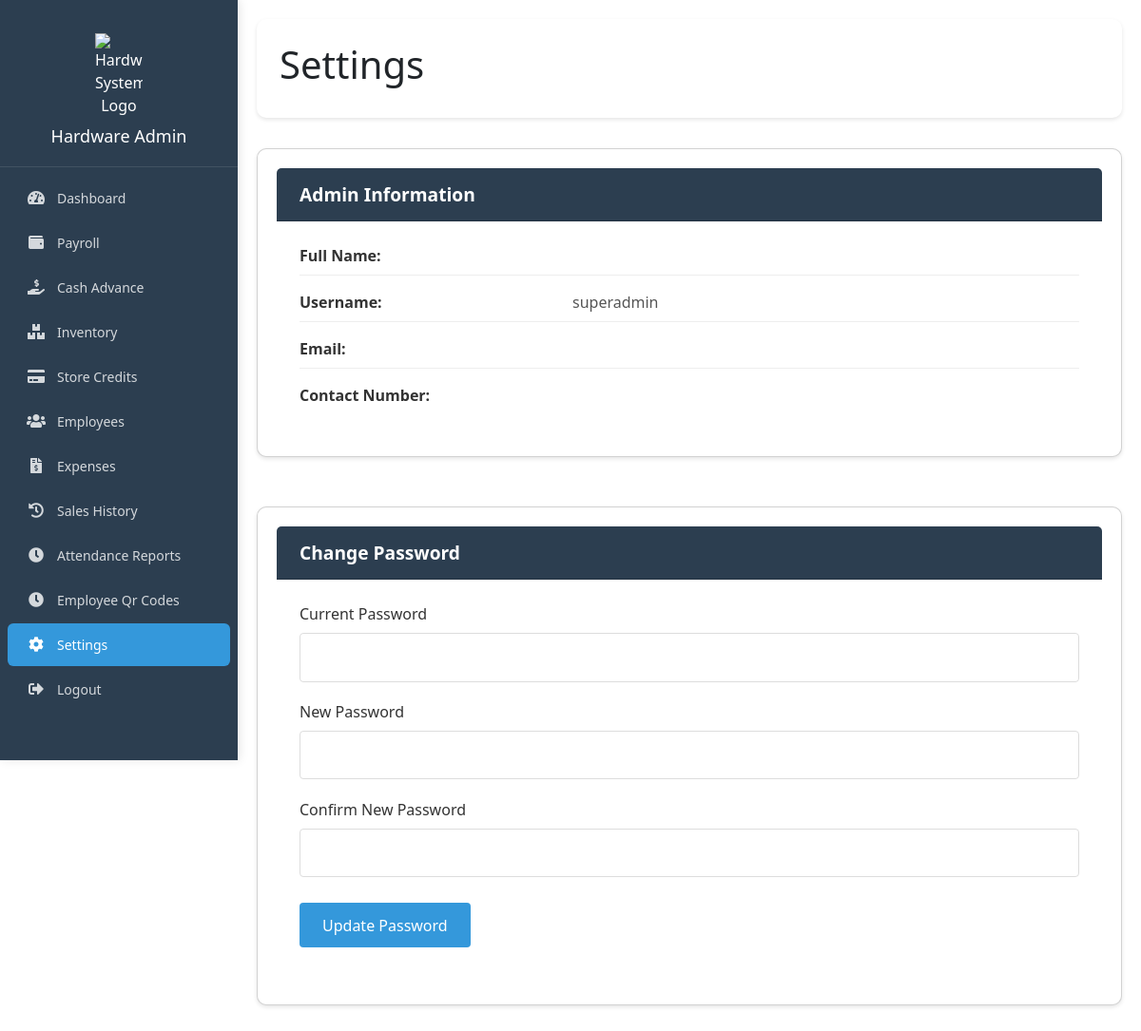
Page /admin/pages/settings.php (signed in) on the earlier database version.
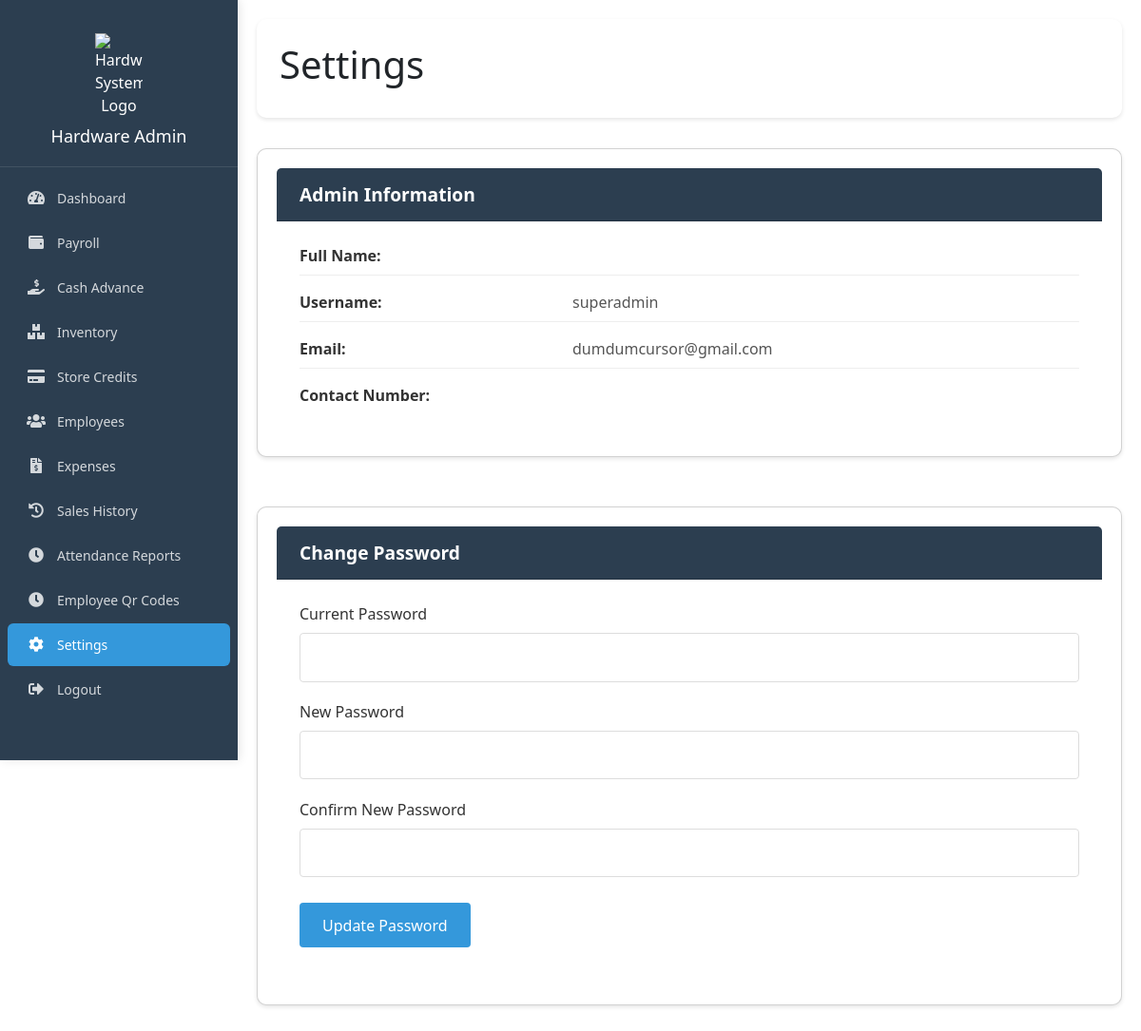
Same page on the later database version.
### tables this page shows
CREATE TABLE IF NOT EXISTS `users` (
  `id` int NOT NULL AUTO_INCREMENT,
  `employee_id` int DEFAULT NULL,
  `username` varchar(20) NOT NULL,
  `fullname` text,
  `email` varchar(50) NOT NULL,
  `contact_no` text,
  `password` varchar(50) NOT NULL,
  `usertype` enum('1','2','3','4') NOT NULL COMMENT 'superadmin=1, admin=2, cashier=3,\r\nstaff = 4',
  `OTP` varchar(6) DEFAULT NULL,
  PRIMARY KEY (`id`),
  KEY `employee_id` (`employee_id`)
);

### admin/pages/settings.php (the view, shortened to what this page needs)
<?php include '../includes/head.php'; ?>
<link rel="stylesheet" href="../css/settings.css">
<body>
    <?php include '../includes/sidebar.php'; ?>
    <div class="main-content">
        <div class="page-header">
            <h1>Settings</h1>
        </div>
        <div class="settings-container">
            <div class="card admin-info">
                <div class="card-header">
                    <h2>Admin Information</h2>
                </div>
                <div class="card-body">
                    <?php
                    require_once '../../database/config.php';
                    $user_id = $_SESSION['user_id'];
                    $query = "SELECT u.* FROM users u WHERE u.id = ?";
                    $stmt = $conn->prepare($query);
                    $stmt->bind_param("i", $user_id);
                    $stmt->execute();
                    $result = $stmt->get_result();
                    if ($result->num_rows > 0) {
                        $admin = $result->fetch_assoc();
                    ?>
                        <div class="info-row">
                            <div class="info-label">Full Name:</div>
                            <div class="info-value"><?php echo htmlspecialchars($admin['fullname']); ?></div>
                        </div>
                        <div class="info-row">
                            <div class="info-label">Username:</div>
                            <div class="info-value"><?php echo htmlspecialchars($admin['username']); ?></div>
                        </div>
                        <div class="info-row">
                            <div class="info-label">Email:</div>
                            <div class="info-value"><?php echo htmlspecialchars($admin['email']); ?></div>
                        </div>
                        <div class="info-row">
                            <div class="info-label">Contact Number:</div>
                            <div class="info-value"><?php echo htmlspecialchars($admin['contact_no']); ?></div>
                        </div>
                    <?php
                    } else {
                        echo '<div class="alert alert-warning">Admin information not found.</div>';
                    }
                    ?>
                </div>
            </div>
            <div class="card password-change">
                <div class="card-header">
                    <h2>Change Password</h2>
                </div>
                <div class="card-body">
                    <form id="change-password-form">
                        <div class="form-group">
                            <label for="current_password">Current Password</label>
                            <input type="password" class="form-control" id="current_password" name="current_password" required>
                        </div>
                        <div class="form-group">
                            <label for="new_password">New Password</label>
                            <input type="password" class="form-control" id="new_password" name="new_password" required>
                        </div>
                        <div class="form-group">
                            <label for="confirm_password">Confirm New Password</label>
                            <input type="password" class="form-control" id="confirm_password" name="confirm_password" required>
                        </div>
                        <button type="submit" class="btn btn-primary">Update Password</button>
                    </form>
                </div>
            </div>
        </div>
    </div>
</body>

### admin/includes/head.php (shortened to what this page needs)
<head>
    <link rel="stylesheet" href="../css/style.css">
    <link rel="stylesheet" href="../css/sidebar.css">
    <link rel="stylesheet" href="https://cdn.jsdelivr.net/npm/bootstrap@5.3.0/dist/css/bootstrap.min.css">
    <link rel="stylesheet" href="https://cdn.datatables.net/1.11.5/css/dataTables.bootstrap5.min.css">
    <link rel="stylesheet" href="https://cdn.datatables.net/buttons/2.3.2/css/buttons.dataTables.min.css">
    <link rel="stylesheet" href="https://cdn.datatables.net/responsive/2.2.9/css/responsive.bootstrap5.min.css">
    <link rel="stylesheet" href="https://cdnjs.cloudflare.com/ajax/libs/font-awesome/5.15.4/css/all.min.css">
    <link rel="stylesheet" href="https://cdnjs.cloudflare.com/ajax/libs/toastr.js/latest/css/toastr.min.css">
    <link rel="stylesheet" href="https://cdn.jsdelivr.net/npm/sweetalert2@11.7.32/dist/sweetalert2.min.css">
</head>

### admin/includes/sidebar.php (shortened to what this page needs)
<div class="sidebar">
    <div class="sidebar-header">
        <img src="../../assets/images/ea-ra-logo.png" alt="Hardware System Logo">
        <h3>Hardware Admin</h3>
    </div>
    <ul class="sidebar-menu">
        <?php if ($_SESSION['usertype'] == '1') { ?>
            <li>
                <a href="http://localhost/ea-ra-hardware/admin/pages/dashboard.php" class="<?php echo (basename($_SERVER['PHP_SELF']) == 'dashboard.php') ? 'active' : ''; ?>">
                    <i class="fas fa-tachometer-alt"></i>
                    <span>Dashboard</span>
                </a>
            </li>
            <li>
                <a href="http://localhost/ea-ra-hardware/super_admin/pages/payroll.php" class="<?php echo (strpos($_SERVER['PHP_SELF'], 'payroll')) ? 'active' : ''; ?>">
                    <i class="fas fa-wallet"></i>
                    <span>Payroll</span>
                </a>
            </li>
            <li>
                <a href="http://localhost/ea-ra-hardware/super_admin/pages/cash_advance.php" class="<?php echo (basename($_SERVER['PHP_SELF']) == 'cash_advance.php') ? 'active' : ''; ?>">
                    <i class="fas fa-hand-holding-usd"></i>
                    <span>Cash Advance</span>
                </a>
            </li>
            <li>
                <a href="http://localhost/ea-ra-hardware/admin/pages/inventory.php" class="<?php echo (strpos($_SERVER['PHP_SELF'], 'inventory')) ? 'active' : ''; ?>">
                    <i class="fas fa-boxes"></i>
                    <span>Inventory</span>
                </a>
            </li>
            <li>
                <a href="http://localhost/ea-ra-hardware/admin/pages/store_credits.php" class="<?php echo (strpos($_SERVER['PHP_SELF'], 'store_credits')) ? 'active' : ''; ?>">
                    <i class="fas fa-credit-card"></i>
                    <span>Store Credits</span>
                </a>
            </li>
            <li>
                <a href="http://localhost/ea-ra-hardware/admin/pages/employees.php" class="<?php echo (strpos($_SERVER['PHP_SELF'], 'employees')) ? 'active' : ''; ?>">
                    <i class="fas fa-users"></i>
                    <span>Employees</span>
                </a>
            </li>
            <li>
                <a href="http://localhost/ea-ra-hardware/admin/pages/expenses.php" class="<?php echo (strpos($_SERVER['PHP_SELF'], 'expenses')) ? 'active' : ''; ?>">
                    <i class="fas fa-file-invoice-dollar"></i>
                    <span>Expenses</span>
                </a>
            </li>
            <li>
                <a href="http://localhost/ea-ra-hardware/admin/pages/sales_history.php" class="<?php echo (strpos($_SERVER['PHP_SELF'], 'sales_history')) ? 'active' : ''; ?>">
                    <i class="fas fa-history"></i>
                    <span>Sales History</span>
                </a>
            </li>
            <li>
                <a href="http://localhost/ea-ra-hardware/admin/pages/attendance_reports.php" class="<?php echo (strpos($_SERVER['PHP_SELF'], 'attendance_reports')) ? 'active' : ''; ?>">
                    <i class="fas fa-clock"></i>
                    <span>Attendance Reports</span>
                </a>
            </li>
            <li>
                <a href="http://localhost/ea-ra-hardware/admin/pages/employee_qr.php" class="<?php echo (strpos($_SERVER['PHP_SELF'], 'employee_qr')) ? 'active' : ''; ?>">
                    <i class="fas fa-clock"></i>
                    <span>Employee Qr Codes</span>
                </a>
            </li>
        <?php } else if ($_SESSION['usertype'] == '2') { ?>
            <li>
                <a href="http://localhost/ea-ra-hardware/admin/pages/inventory.php" class="<?php echo (strpos($_SERVER['PHP_SELF'], 'inventory')) ? 'active' : ''; ?>">
                    <i class="fas fa-boxes"></i>
                    <span>Inventory</span>
                </a>
            </li>
            <li>
                <a href="http://localhost/ea-ra-hardware/admin/pages/expenses.php" class="<?php echo (strpos($_SERVER['PHP_SELF'], 'expenses')) ? 'active' : ''; ?>">
                    <i class="fas fa-file-invoice-dollar"></i>
                    <span>Expenses</span>
                </a>
            </li>
            <li>
                <a href="http://localhost/ea-ra-hardware/admin/pages/attendance_reports.php" class="<?php echo (strpos($_SERVER['PHP_SELF'], 'attendance_reports')) ? 'active' : ''; ?>">
                    <i class="fas fa-clock"></i>
                    <span>Attendance Reports</span>
                </a>
            </li>
        <?php } ?>
        <li>
            <a href="http://localhost/ea-ra-hardware/admin/pages/settings.php" class="<?php echo (strpos($_SERVER['PHP_SELF'], 'settings')) ? 'active' : ''; ?>">
                <i class="fas fa-cog"></i>
                <span>Settings</span>
            </a>
        </li>
        <li>
            <a href="logout.php">
                <i class="fas fa-sign-out-alt"></i>
                <span>Logout</span>
            </a>
        </li>
    </ul>
</div>

### admin/css/style.css (style rules this page uses)
body { font-family: "Segoe UI", Tahoma, Geneva, Verdana, sans-serif; margin: 0; padding: 0; background-color: var(--light-bg); color: var(--text-color); }
.main-content { margin-left: 250px; padding: 20px; transition: margin-left 0.3s; }
.card { background: white; border-radius: 8px; padding: 20px; margin-bottom: 20px; box-shadow: 0 2px 4px rgba(0, 0, 0, 0.1); }
.btn { padding: 0.5rem; border-radius: 4px; border: none; cursor: pointer; transition: background-color 0.3s; }
.btn-primary { background-color: var(--accent-color); color: white; }
.form-group { margin-bottom: 15px; }
.form-control { width: 100%; padding: 8px 12px; border: 1px solid var(--border-color); border-radius: 4px; font-size: 14px; }

### admin/css/sidebar.css (style rules this page uses)
.sidebar { position: fixed; left: 0; top: 0; width: 250px; height: 100vh; background-color: var(--primary-color); color: white; padding-top: 20px; transition: all 0.3s ease; z-index: 1000; overflow-y: auto; box-shadow: 2px 0 10px rgba(0,0,0,0.1); }
.sidebar-header { padding: 15px 20px 20px; border-bottom: 1px solid rgba(255,255,255,0.1); text-align: center; margin-bottom: 10px; }
.sidebar-header img { max-width: 50px; margin-bottom: 10px; }
.sidebar-header h3 { margin: 0; font-size: 18px; font-weight: 500; }
.sidebar-menu { list-style: none; padding: 0; margin: 0; }
.sidebar-menu li { margin: 0; padding: 0; }
.sidebar-menu a { display: flex; align-items: center; padding: 12px 20px; color: rgba(255,255,255,0.8); text-decoration: none; transition: all 0.3s ease; font-size: 14px; border-radius: 6px; margin: 2px 8px; }
.sidebar-menu a.active { background-color: var(--accent-color); color: white; }
.sidebar-menu i { margin-right: 12px; width: 20px; text-align: center; font-size: 16px; transition: transform 0.2s ease; }

### admin/css/settings.css (style rules this page uses)
.page-header { display: flex; justify-content: space-between; align-items: center; margin-bottom: 2rem; padding: 1.5rem; background: white; border-radius: 10px; box-shadow: var(--card-shadow); }
.settings-container { display: grid; grid-template-columns: repeat(auto-fit, minmax(500px, 1fr)); gap: 2rem; margin-bottom: 2rem; }
.card { background: white; border-radius: 10px; overflow: hidden; box-shadow: var(--card-shadow); }
.card-header { background-color: var(--primary-color); color: white; padding: 1rem 1.5rem; }
.card-header h2 { margin: 0; font-size: 1.2rem; font-weight: 600; }
.card-body { padding: 1.5rem; }
.admin-info .info-row { display: flex; margin-bottom: 1rem; padding-bottom: 0.5rem; border-bottom: 1px solid #eee; }
.admin-info .info-row:last-child { border-bottom: none; margin-bottom: 0; }
.admin-info .info-label { width: 35%; font-weight: 600; color: var(--text-color); }
.admin-info .info-value { width: 65%; color: #555; }
.password-change .form-group { margin-bottom: 1.2rem; }
.password-change label { display: block; margin-bottom: 0.5rem; font-weight: 500; color: var(--text-color); }
.password-change .form-control { width: 100%; padding: 0.8rem; border: 1px solid #ddd; border-radius: 4px; transition: border-color 0.2s; }
.password-change .btn-primary { background-color: var(--accent-color); border: none; padding: 0.7rem 1.5rem; border-radius: 4px; color: white; font-weight: 500; transition: background-color 0.2s; cursor: pointer; margin-top: 0.5rem; }

Differences in the rows shown:
changed users "superadmin": email (not shown) → "dumdumcursor@gmail.com"
